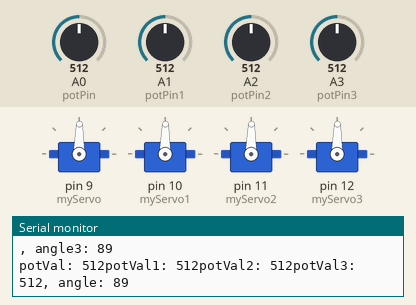
A sketch run on a simulated Arduino Uno, built with avr-gcc and run on an emulated ATmega328P. On the bench: 4 × servo, the last lines printed to the serial monitor. The inputs (shaded band) are chosen by the test bench; at power-on: A0 (potPin) = 512, A1 (potPin1) = 512, A2 (potPin2) = 512, A3 (potPin3) = 512.

Above: at 1.2 s.
1.3 s: A0 (potPin) set to 562
At 1.7 s:
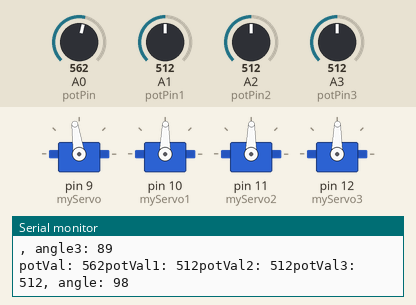
4.3 s: A0 (potPin) set to 582
At 5.6 s:
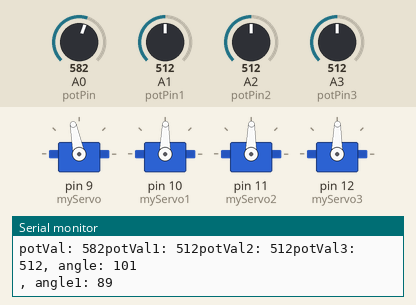
5.9 s: A1 (potPin1) set to 559
At 7.1 s:
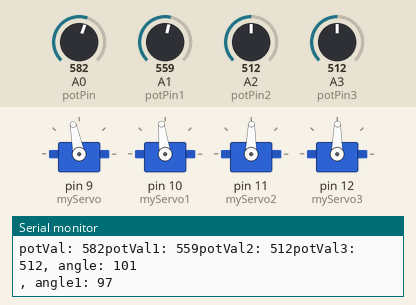
8.9 s: A1 (potPin1) set to 590
At 9.4 s:
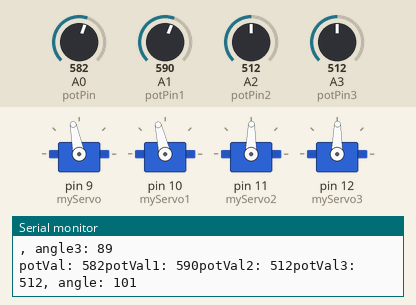
10.6 s: A2 (potPin2) set to 716
At 11.5 s:
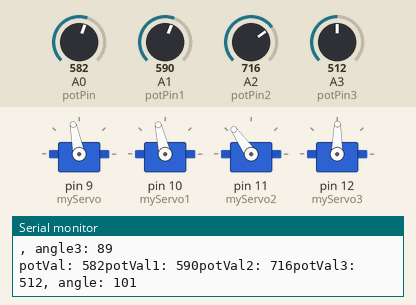
12.2 s: A3 (potPin3) set to 553
15.2 s: A3 (potPin3) set to 587
At 15.7 s:
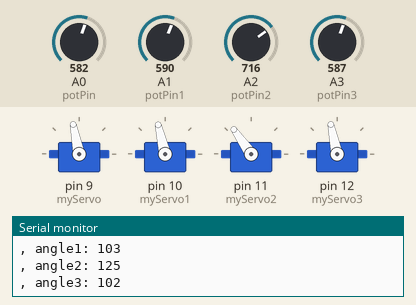
Timing chart, 0 to 17.8 s (numbered marks = the images above; inputs shaded):
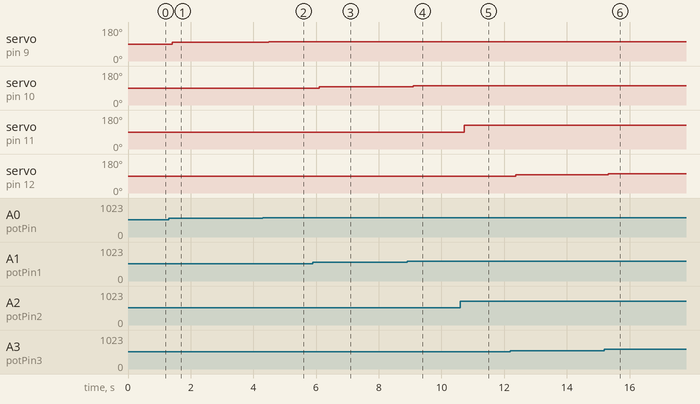

The sketch:

Project_Code_1.ino
```cpp
// include the Servo library
#include <Servo.h>

Servo myServo;  // create a servo object
Servo myServo1;
Servo myServo2;
Servo myServo3;
int const potPin = A0; // analog pin used to connect the potentiometer
int const potPin1 = A1;
int const potPin2 = A2;
int const potPin3 = A3;
int potVal;  // variable to read the value from the analog pin
int potVal1;
int potVal2;
int potVal3;
int angle;   // variable to hold the angle for the servo motor
int angle1;
int angle2;
int angle3;


void setup() {
  myServo.attach(9); // attaches the servo on pin 9 to the servo object
  myServo1.attach(10);
  myServo2.attach(11);
  myServo3.attach(12);
  pinMode(9, OUTPUT);
  pinMode(10, OUTPUT);
  pinMode(11, OUTPUT);
  pinMode(12, OUTPUT);
  Serial.begin(9600); // open a serial connection to your computer

}

void loop() {
  potVal = analogRead(potPin); // read the value of the potentiometer
  // print out the value to the Serial Monitor
  Serial.print("potVal: ");
  Serial.print(potVal);

  potVal1 = analogRead(potPin1);
  // print out the value to the Serial Monitor
  Serial.print("potVal1: ");
  Serial.print(potVal1);

  potVal2 = analogRead(potPin2); // read the value of the potentiometer
  // print out the value to the Serial Monitor
  Serial.print("potVal2: ");
  Serial.print(potVal2);

  potVal3 = analogRead(potPin3); // read the value of the potentiometer
  // print out the value to the Serial Monitor
  Serial.print("potVal3: ");
  Serial.print(potVal3);

  // scale the numbers from the pot
  angle = map(potVal, 0, 1023, 0, 179);
  angle1 = map(potVal1, 0, 1023, 0, 179);
  angle2 = map(potVal2, 0, 1023, 0, 179);
  angle3 = map(potVal3, 0, 1023, 0, 179);

  // print out the angle for the servo motor
  Serial.print(", angle: ");
  Serial.println(angle);

  Serial.print(", angle1: ");
  Serial.println(angle1);

  Serial.print(", angle2: ");
  Serial.println(angle2);

  Serial.print(", angle3: ");
  Serial.println(angle3);

  // set the servo position
  digitalWrite(9, HIGH);
  myServo.write(angle);
  //digitalWrite(9, LOW);

  digitalWrite(10, HIGH);
  myServo1.write(angle1);
  //digitalWrite(10, LOW);

  digitalWrite(11, HIGH);
  myServo2.write(angle2);
  //digitalWrite(11, LOW);

  digitalWrite(12, HIGH);
  myServo3.write(angle3);
  //digitalWrite(12, LOW);
  // wait for the servo to get there

}
```

Measured:
- after the input at 1.3 s, servo on pin 9 (myServo): 89° → 98° after 0.12 s
- after the input at 4.3 s, servo on pin 9 (myServo): 98° → 101° after 0.20 s
- after the input at 5.9 s, servo on pin 10 (myServo1): 89° → 97° after 0.20 s
- after the input at 8.9 s, servo on pin 10 (myServo1): 97° → 103° after 0.20 s
- after the input at 10.6 s, servo on pin 11 (myServo2): 89° → 125° after 0.13 s
- after the input at 12.2 s, servo on pin 12 (myServo3): 89° → 96° after 0.16 s
- after the input at 15.2 s, servo on pin 12 (myServo3): 96° → 102° after 0.11 s
